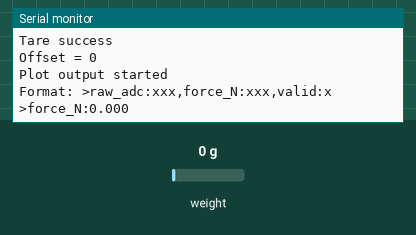
A program run on a simulated STM32 Nucleo. Parts: the last lines printed to the serial monitor. The test bench sets the inputs (shaded band); at power-on: weight on the scale 0 g.

Above: at 3.7 s.
3.8 s: weight on the scale set to 100 g
At 4.9 s:
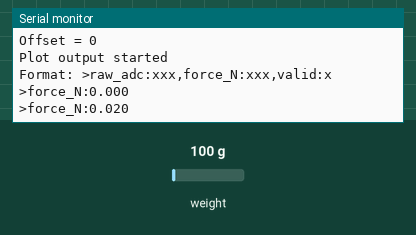
5.3 s: weight on the scale set to 1250 g
At 6.3 s:
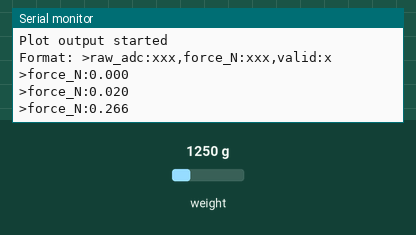
Timing chart, 0 to 8.3 s (numbered marks = the images above; inputs shaded):
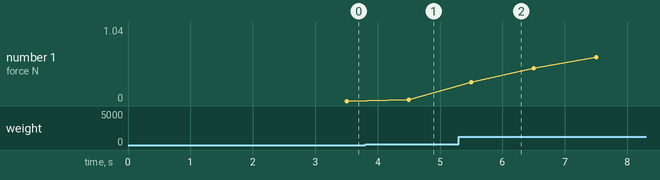

The program:

main.cpp
```cpp
#include <Arduino.h>
#include <math.h>
#include "loadcell.h"

// =========================
// 用户参数
// =========================

// 一阶低通滤波参数，范围 0~1
// 数值越小越平滑
static const float FILTER_ALPHA = 0.20f;

// 输出周期
static const uint32_t OUTPUT_PERIOD_MS = 100;

// 是否在启动时自动去皮
static const bool AUTO_TARE_ON_STARTUP = true;

// 这里填你后面标定出来的值
// 当前先用占位值让程序跑起来
static const float INITIAL_CALIBRATION_COUNTS_PER_N = 10000.0f;

// =========================
// 运行时变量
// =========================
static float g_filtered_force_N = 0.0f;
static bool g_filter_initialized = false;
static uint32_t g_last_output_ms = 0;

// =========================
// 一阶低通滤波
// =========================
float low_pass_filter(float x)
{
    if (!g_filter_initialized) {
        g_filtered_force_N = x;
        g_filter_initialized = true;
    } else {
        g_filtered_force_N =
            FILTER_ALPHA * x +
            (1.0f - FILTER_ALPHA) * g_filtered_force_N;
    }

    return g_filtered_force_N;
}

// =========================
// VS Code serial-plotter 输出
// 格式要求：
// >name:value,name2:value,name3:value
// =========================
/*
void publish_force_plot(uint32_t time_ms, long raw_adc, float force_N, bool valid)
{
    (void)time_ms;  // 当前绘图不单独输出时间轴，插件会按采样顺序画图

    Serial.print(">");

    Serial.print("raw_adc:");
    Serial.print(raw_adc);

    Serial.print(",");

    Serial.print("force_N:");
    if (valid) {
        Serial.print(force_N, 3);
    } else {
        Serial.print(0.0f, 3);
    }

    Serial.print(",");

    Serial.print("valid:");
    Serial.println(valid ? 1 : 0);
}
*/
void publish_force_plot(uint32_t time_ms, long raw_adc, float force_N, bool valid)
{
    (void)time_ms;
    (void)raw_adc;

    Serial.print(">");

    Serial.print("force_N:");
    if (valid) {
        Serial.println(force_N, 3);
    } else {
        Serial.println(0.0f, 3);
    }
}
// =========================
// 初始化
// =========================
void setup()
{
    Serial.begin(115200);
    delay(1000);

    Serial.println();
    Serial.println("=== Nucleo-G431RB + HX711 + TAL220B ===");
    Serial.println("System start");

    loadcell_init();

    if (!loadcell_set_calibration(INITIAL_CALIBRATION_COUNTS_PER_N)) {
        Serial.println("Calibration factor set failed");
    } else {
        Serial.println("Calibration factor set OK");
    }

    if (AUTO_TARE_ON_STARTUP) {
        Serial.println("Tare start, keep sensor unloaded...");
        bool tare_ok = loadcell_tare(15);

        if (tare_ok) {
            Serial.println("Tare success");
            Serial.print("Offset = ");
            Serial.println(loadcell_get_offset());
        } else {
            Serial.println("Tare failed: HX711 not ready");
        }
    }

    Serial.println("Plot output started");
    Serial.println("Format: >raw_adc:xxx,force_N:xxx,valid:x");
}

// =========================
// 主循环
// =========================
void loop()
{
    uint32_t now = millis();

    if ((now - g_last_output_ms) >= OUTPUT_PERIOD_MS) {
        g_last_output_ms = now;

        bool valid = loadcell_is_ready();

        if (!valid) {
            publish_force_plot(now, 0, NAN, false);
            return;
        }

        long raw_adc = loadcell_read_raw_average(5);
        float force_N = loadcell_read_force_N(5);

        if (isnan(force_N)) {
            publish_force_plot(now, raw_adc, NAN, false);
            return;
        }

        force_N = low_pass_filter(force_N);

        publish_force_plot(now, raw_adc, force_N, true);
    }
}
```

loadcell.cpp
```cpp
#include "loadcell.h"

// =========================
// 根据你的接线修改
// Nucleo-G431RB 上先用 D2 / D3 最方便
// HX711 DT  -> D2
// HX711 SCK -> D3
// =========================
const int LOADCELL_DOUT_PIN = D2;
const int LOADCELL_SCK_PIN  = D3;

// HX711对象
static HX711 scale;

// 校准因子：counts per N
// 这是临时占位值，后面必须根据你的实物标定修改
float calibration_factor_counts_per_N = 10000.0f;

// 保存offset，便于调试输出
static long g_offset = 0;

// 初始化
void loadcell_init()
{
    scale.begin(LOADCELL_DOUT_PIN, LOADCELL_SCK_PIN);

    // 先设置比例因子
    // get_units() = get_value() / SCALE
    // 如果SCALE = counts_per_N，那么get_units()输出就是N
    scale.set_scale(calibration_factor_counts_per_N);
}

// 去皮
bool loadcell_tare(uint8_t times)
{
    if (!scale.wait_ready_timeout(1000)) {
        return false;
    }

    scale.tare(times);
    g_offset = scale.get_offset();
    return true;
}

// 设置校准因子
bool loadcell_set_calibration(float factor_counts_per_N)
{
    if (factor_counts_per_N == 0.0f) {
        return false;
    }

    calibration_factor_counts_per_N = factor_counts_per_N;
    scale.set_scale(calibration_factor_counts_per_N);
    return true;
}

// 是否就绪
bool loadcell_is_ready()
{
    return scale.is_ready();
}

// 读取原始ADC平均值
long loadcell_read_raw_average(uint8_t times)
{
    if (!scale.wait_ready_timeout(1000)) {
        return 0;
    }

    return scale.read_average(times);
}

// 读取张力，单位N
float loadcell_read_force_N(uint8_t times)
{
    if (!scale.wait_ready_timeout(1000)) {
        return NAN;
    }

    float force_N = scale.get_units(times);

    // 张力一般不允许负值，直接截断到0
    if (force_N < 0.0f) {
        force_N = 0.0f;
    }

    return force_N;
}

// 获取offset
long loadcell_get_offset()
{
    return g_offset;
}

// 获取校准因子
float loadcell_get_calibration()
{
    return calibration_factor_counts_per_N;
}
```

loadcell.h
```cpp
#ifndef LOADCELL_H
#define LOADCELL_H

#include <Arduino.h>
#include <HX711.h>

// 引脚定义
extern const int LOADCELL_DOUT_PIN;
extern const int LOADCELL_SCK_PIN;

// 校准因子
// 含义：counts per Newton
// 也就是：HX711原始计数 / 力(N)
extern float calibration_factor_counts_per_N;

// 对外接口
void loadcell_init();
bool loadcell_tare(uint8_t times = 10);
bool loadcell_set_calibration(float factor_counts_per_N);

// 读取接口
bool loadcell_is_ready();
long loadcell_read_raw_average(uint8_t times = 5);
float loadcell_read_force_N(uint8_t times = 5);

// 调试接口
long loadcell_get_offset();
float loadcell_get_calibration();

#endif
```

Measured:
- after the input at 3.8 s, the serial monitor: prints a new line after 0.70 s (image 1)
- after the input at 5.3 s, the serial monitor: prints a new line after 0.20 s (image 2)
- plotted number 1: 0 → 0.02 after the input at 3.8 s, 0.02 → 1.04 after the input at 5.3 s
